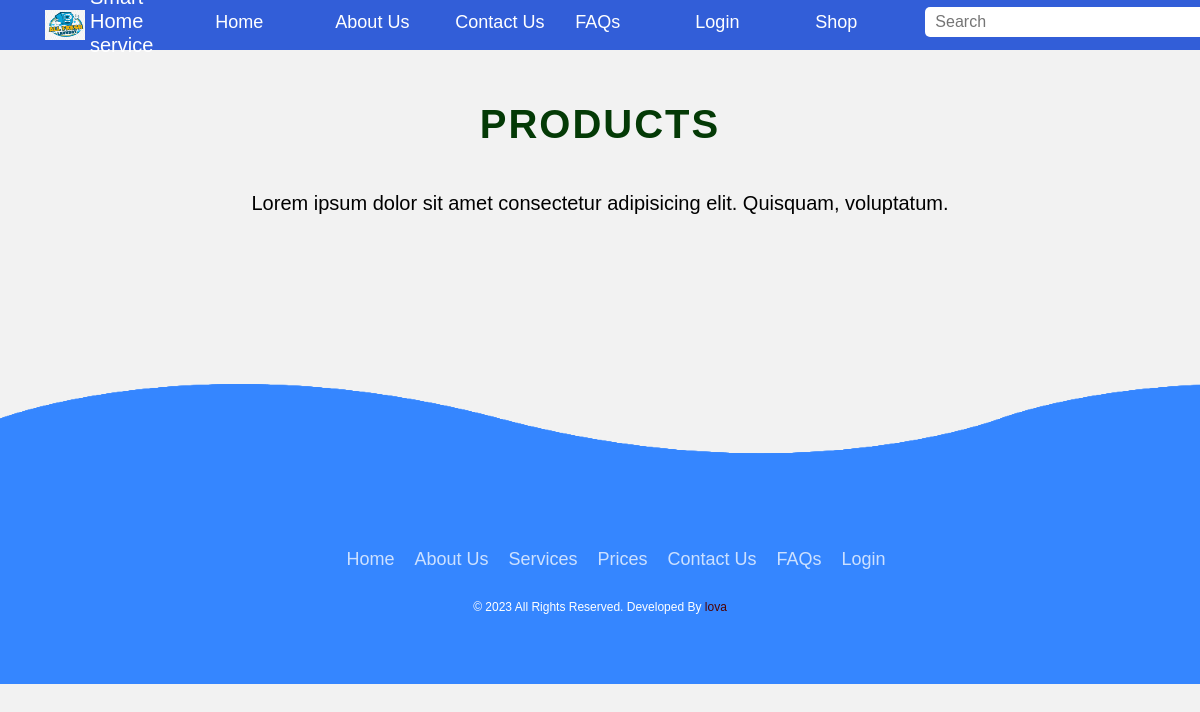
/frontend/product-item.php?category_id=5, run on an earlier commit of the app's database.
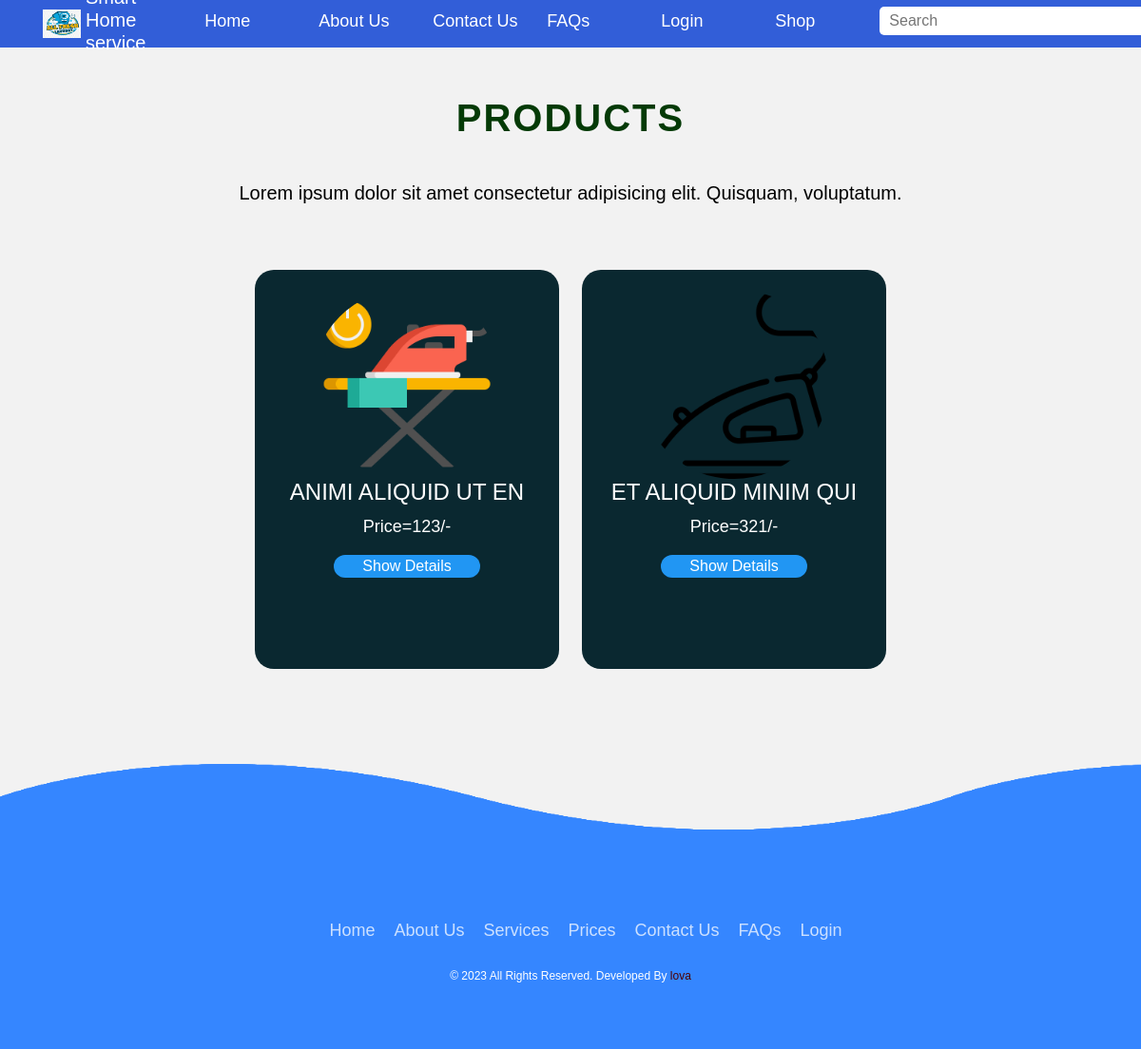
And on a later commit of the database.
### tables this page shows
CREATE TABLE `products` (
  `id` int NOT NULL,
  `category_id` int NOT NULL,
  `title` varchar(255) NOT NULL,
  `price` varchar(255) NOT NULL,
  `image` varchar(255) NOT NULL
);

### frontend/product-item.php (the view, shortened to what this page needs)
<!doctype html>
<html lang="en">
<head>
    <link href="https://cdn.jsdelivr.net/npm/bootstrap@5.0.2/dist/css/bootstrap.min.css" rel="stylesheet"
>
    <link rel="stylesheet" href="./css/style2.css">
    <link rel="stylesheet" href="https://cdnjs.cloudflare.com/ajax/libs/font-awesome/6.4.0/css/all.min.css"
 />
</head>
<body>
    <div class="body">
        <?php include_once('./frontend-component/nav.php') ?>
        <div class="service">
            <div class="service-heading">
                <h1>Products</h1>
                <p>Lorem ipsum dolor sit amet consectetur adipisicing elit. Quisquam, voluptatum.</p>
            </div>
            <div class="card-section-item">
                <?php
                include_once "../dbconn.php";
                $categoryId = $_GET['category_id'];
                $sql = "SELECT * FROM products WHERE category_id = $categoryId";
                $result = mysqli_query($conn, $sql);
                while ($row = mysqli_fetch_assoc($result)) {
                    ?>
                <div class="product-card-item">
                    <div class="card-img-item">
                        <img src="<?= $row['image'] ?>" alt="">
                    </div>
                    <div class="product-card-content-item">
                        <h3><?= $row['title'] ?></h3>
                        <p class="description-item">Price=<?= $row['price'] ?>/-</p>
                        <a href="detail.php?id=<?= $row['id'] ?>" class="card-btn-item">Show Details</a>
                    </div>
                </div>
                <?php } ?>
            </div>
        </div>
        <?php include('./frontend-component/footer.php') ?>
    </div>
</body>
</html>

What changed in the data, as far as the page shows it:
added products: image (picture), title "ANIMI ALIQUID UT EN", price "123"
added products: image (picture), title "ET ALIQUID MINIM QUI", price "321"
